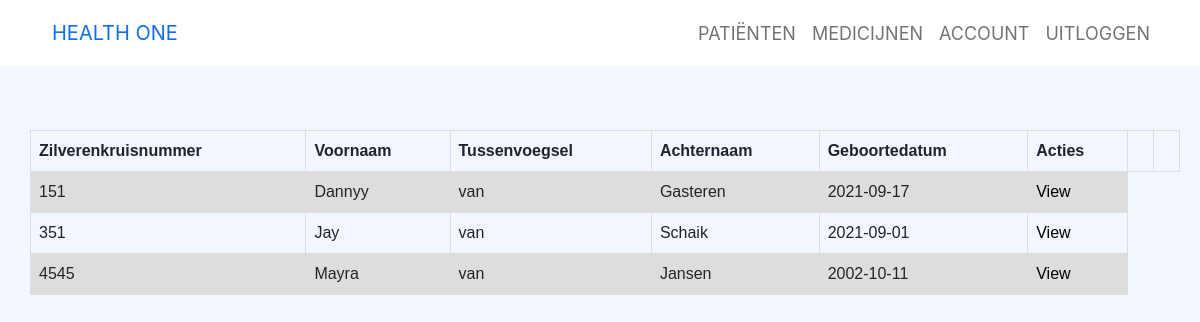
Screenshot of /patienten.php (signed in) with the database file from the repository.
### tables this page shows
CREATE TABLE `patient` (
  `idPatient` int(11) NOT NULL,
  `Zilverenkruisnummer` varchar(11) NOT NULL,
  `Voornaam` varchar(45) NOT NULL,
  `Tussenvoegsel` varchar(45) DEFAULT NULL,
  `Achternaam` varchar(45) NOT NULL,
  `Geboortedatum` date NOT NULL,
  `Email_Patient` varchar(255) NOT NULL,
  `Telefoonnummer` varchar(255) NOT NULL,
  `Bezonderheden` varchar(255) DEFAULT NULL,
  `Arts_idArts` int(11) NOT NULL,
  `Apotheek_idApotheek` int(11) NOT NULL
);

### php-code/Patient/dropdown-patient.php (the view, shortened to what this page needs)
<?php
function patientenLatenZien(){
    $con = new connection();
    $pdo = $con->make();
    $sql = 'SELECT *
		FROM patient';
    $statement = $pdo->query($sql);
    $patienten = $statement->fetchAll(PDO::FETCH_ASSOC);
    if ($patienten) {
        echo "<table>
            <tr>
              <th>Zilverenkruisnummer</th>
              <th>Voornaam</th>
              <th>Tussenvoegsel</th>
              <th>Achternaam</th>
              <th>Geboortedatum</th>
              <th>Acties</th>
              <th>  </th>
              <th>  </th>
            </tr>";
        foreach ($patienten as $patient) {
            echo "<tr>
            <td>".$patient['Zilverenkruisnummer']."</td>
            <td>". $patient['Voornaam']."</td>
            <td>".$patient['Tussenvoegsel']."</td>
            <td>".$patient['Achternaam']."</td>
            <td>".$patient['Geboortedatum']."</td>";
            echo "<td> <a href='php-code/Patient/patient-view.php?id=".$patient['idPatient']."'>View</a>";
        }
        echo "</table>";
    }
}
?>

### patienten.php (shortened to what this page needs)
<!DOCTYPE html>
<html lang="en">
<head>
    <link rel="stylesheet" href="assets/bootstrap/css/bootstrap.min.css">
    <link rel="stylesheet" href="assets/fonts/ionicons.min.css">
    <link rel="stylesheet" href="assets/css/Login-Form-Clean.css">
    <link rel="stylesheet" href="assets/css/Login-with-overlay-image.css">
    <link rel="stylesheet" href="assets/css/Ludens-Users---25-After-Register.css">
    <link rel="stylesheet" href="./styles/style.css">
</head>
<body>
<?php
if($_SESSION['role'] == 1){
    include ('nav.php');
} elseif ($_SESSION == 2){
    include ('nav.php');
}else{
    include 'arts-nav.php';
}
?>
<div class="views">
<?php
    include 'php-code/patient/dropdown-patient.php';
    patientenLatenZien();
?>
</div>
</body>
</html>

### arts-nav.php (shortened to what this page needs)
<nav class="navbar navbar-light navbar-expand-lg fixed-top bg-white clean-navbar">
    <div class="container"><a class="navbar-brand logo text-primary" href="http://localhost/health-one-v2/home.php">HEALTH ONE</a>
        <div class="collapse navbar-collapse" id="navcol-1">
            <ul class="navbar-nav ms-auto">
                <li class="nav-item"><a class="nav-link" href="http://localhost/health-one-v2/php-code/Arts/patienten.php" style="font-size: 18px;">PATIËNTEN</a></li>
                <li class="nav-item"><a class="nav-link" href="http://localhost/health-one-v2/medicijnen.php" style="font-size: 18px;">MEDICIJNEN</a></li>
                <li class="nav-item"><a class="nav-link" href="http://localhost/health-one-v2/profiel.php" style="font-size: 18px;">ACCOUNT</a></li>
                <li class="nav-item"><a class="nav-link" href="http://localhost/health-one-v2/php-code/logout.php" style="font-size: 18px;">UITLOGGEN</a></li>
            </ul>
        </div>
    </div>
</nav>

### assets/css/Ludens-Users---25-After-Register.css (style rules this page uses)
*, *:before, *:after { -webkit-box-sizing: border-box; -moz-box-sizing: border-box; box-sizing: border-box; }

### styles/style.css (style rules this page uses)
body { margin: 0; background-color: #f1f7fc; font-family: -apple-system, BlinkMacSystemFont, 'Segoe UI', Roboto, Oxygen, Ubuntu, Cantarell, 'Open Sans', 'Helvetica Neue', sans-serif; }
.logo { height: 50px; padding: 10px; }
a { color: black; text-decoration: none; }
.views { padding-left: 20px; padding-right: 20px; padding-top: 130px; margin-left: 10px; }
table { font-family: arial, sans-serif; border-collapse: collapse; width: 100%; }
td, th { border: 1px solid #dddddd; text-align: left; padding: 8px; }
tr:nth-child(even) { background-color: #dddddd; }

### rows the page displays
patient: Zilverenkruisnummer "151", Voornaam "Dannyy", Tussenvoegsel "van", Achternaam "Gasteren", Geboortedatum "2021-09-17"
patient: Zilverenkruisnummer "351", Voornaam "Jay", Tussenvoegsel "van", Achternaam "Schaik", Geboortedatum "2021-09-01"
patient: Zilverenkruisnummer "4545", Voornaam "Mayra", Tussenvoegsel "van", Achternaam "Jansen", Geboortedatum "2002-10-11"
